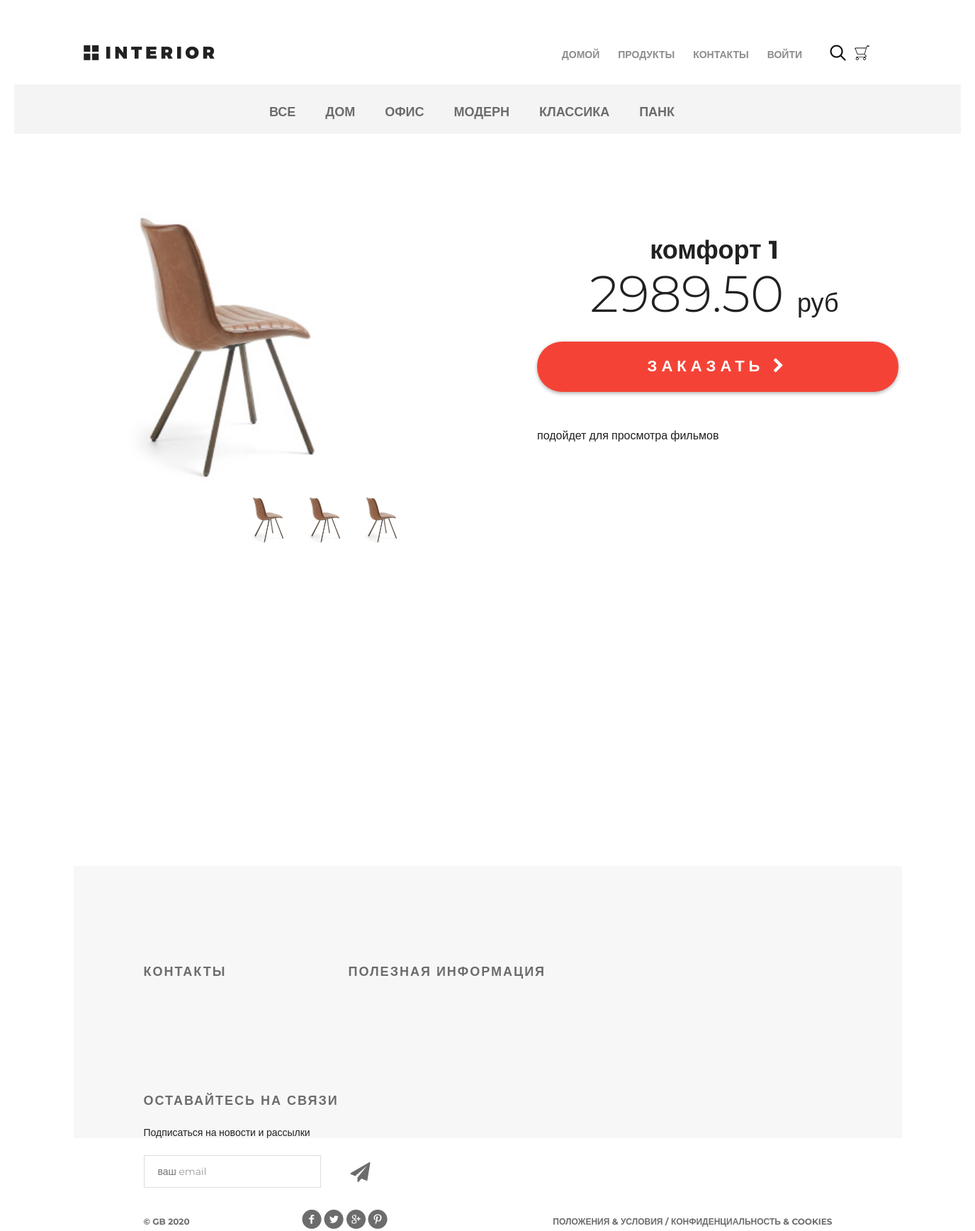
Screenshot of /products/product/51/ with the database file from the repository.
### mainapp/models.py (models this page shows, shortened)
class ProductCategory(models.Model):
    name = models.CharField(max_length=64, unique=True, verbose_name='Имя')
    description = models.TextField(verbose_name='Описание')
    is_active = models.BooleanField(default=True, verbose_name='Активна')

class Product(models.Model):
    category = models.ForeignKey(ProductCategory, on_delete=models.CASCADE, verbose_name='Категория')
    name = models.CharField(max_length=128, verbose_name='Название')
    image = models.ImageField(upload_to='products_images', blank=True, verbose_name='Изображение')
    short_desc = models.CharField(max_length=120, verbose_name='Краткое описание')
    description = models.TextField(verbose_name='Описание', blank=True)
    price = models.DecimalField(verbose_name='Цена', max_digits=8, decimal_places=2, default=0)
    quantity = models.PositiveIntegerField(default=0, verbose_name='Количество на складе')
    is_active = models.BooleanField(default=True, verbose_name='Активен')

### mainapp/views.py (the view)
# urls.py: path('product/<int:pk>/', mainapp.product, name='product'),
def product(request, pk):
    title = 'продукты'
    links_menu = ProductCategory.objects.all()
    content = {
        'title': title,
        'links_menu': links_menu,
        'product': get_object_or_404(Product, pk=pk),
        'basket': get_basket(request.user)
    }
    return render(request, 'mainapp/product.html', content)

### mainapp/views.py (called while the page is built)
def get_basket(user):
    basket = []
    if user.is_authenticated:
        return Basket.objects.filter(user=user)
    return []

### mainapp/templates/mainapp/product.html
{% extends 'mainapp/base.html' %}
{% load static %}
{% block content %}
  <div class="details">
    <div class="links clearfix">
      {% include 'mainapp/includes/inc_categories_menu.html' %}
    </div>
    <div class="details-products">
      <div class="details-slider">
        <div class="slider-product">
          <img src="/media/{{ product.image }}"
               alt="{{ product.short_desc }}" class="slider-product">
        </div>
        <div class="slider-control">
          <div class="block">
            <a href="#">
              <img src="/media/{{ product.image }}" alt="вариант 1">
            </a>
          </div>
          <div class="block">
            <a href="#">
              <img src="/media/{{ product.image }}" alt="вариант 2">
            </a>
          </div>
          <div class="block">
            <a href="#">
              <img src="/media/{{ product.image }}" alt="вариант 3">
            </a>
          </div>
        </div>
      </div>
      <div class="description">
        <h3 class="big-bold">{{ product.name }}</h3>
        <br>
        <p class="price"> {{ product.price }} <span>руб</span></p>
        <a href="{% url 'basket:add' product.pk %}" class="red-button">
          заказать
          <i class="fa fa-chevron-right" aria-hidden="true"></i>
        </a>
        <div class="description-text">
          {{ product.description }}
        </div>
      </div>
    </div>
  </div>
  <div class="clr"></div>
{% endblock %}

### mainapp/templates/mainapp/includes/inc_categories_menu.html
<ul class="links-menu">
    <li>
        <a href="{% url 'products:category' 0 %}">все</a>
    </li>
    {% for link in links_menu %}
        <li>
            <a href="{% url 'products:category' link.pk %}" {% if request.resolver_match.kwargs.pk == link.pk %}class="active"{% endif %}>
                {{ link.name }}
            </a>
        </li>
    {% endfor %}
</ul>

### static/css/style.css (style rules this page uses)
* { margin: 0; padding: 0; }
body { font-family: 'Montserrat', sans-serif; }
html, body { height: 100%; }
.slider-control .block a img { width: 70px; }
.clr { height: 384px; }
.clearfix:after { content: ""; display: block; clear: both; }
.big-bold { color: #212121; font-size: 36px; font-weight: 700; text-align: left; margin-bottom: 24px; line-height: 36px; }
.links { height: 70px; background-color: #f4f4f4; position: relative; padding-left: 360px; }
.links-menu { margin: 27px auto 0px; position: absolute; }
.links-menu li { float: left; list-style-type: none; padding-right: 42px; }
.links-menu li a { text-decoration: none; color: #6c6c6c; font-size: 18px; font-weight: 700; text-transform: uppercase; }
.details-products { padding-left: 98px; padding-right: 98px; margin-top: 98px; height: 551px; }
.details-slider { width: 570px; float: left; margin-right: 30px; }
.slider-product { width: 400px; height: 400px; }
.slider-control { width: 420px; height: 70px; margin: 11px auto 0px; padding-left: 150px }
.slider-control .block { height: 70px; width: 70px; position: relative; float: left; margin-right: 10px; }
.description { width: 535px; float: right; padding-left: 35px }
.description .big-bold { color: #212121; font-size: 36px; font-weight: 700; text-align: center; margin-top: 47px; margin-bottom: 0px; }
.description .price { color: #212121; font-size: 72px; font-weight: 300; line-height: 48px; text-align: center; }
.description .price span { color: #212121; font-size: 36px; font-weight: 300; line-height: 48px; text-align: center; }
.red-button { display: block; height: 71px; width: 510px; border-radius: 35px; background-color: #f44336; text-align: center; text-transform: uppercase; text-decoration: none; color: #ffffff; font-size: 22px; font-weight: 700; line-height: 24px; box-shadow: 0px 2px 4.85px 0.15px rgba(33, 33, 33, 0.35); line-height: 70px; letter-spacing: 6px; margin-top: 31px; }
.description-text { margin-top: 50px; color: #212121; font-size: 16px; font-weight: 300; line-height: 24px; text-align: left; }

### rows the page displays
ProductCategory: name "ДОМ"
ProductCategory: name "ОФИС"
ProductCategory: name "МОДЕРН"
ProductCategory: name "КЛАССИКА"
ProductCategory: name "ПАНК"
Product: image (picture), name "комфорт 1", price "2989.50", description "подойдет для просмотра фильмов"
